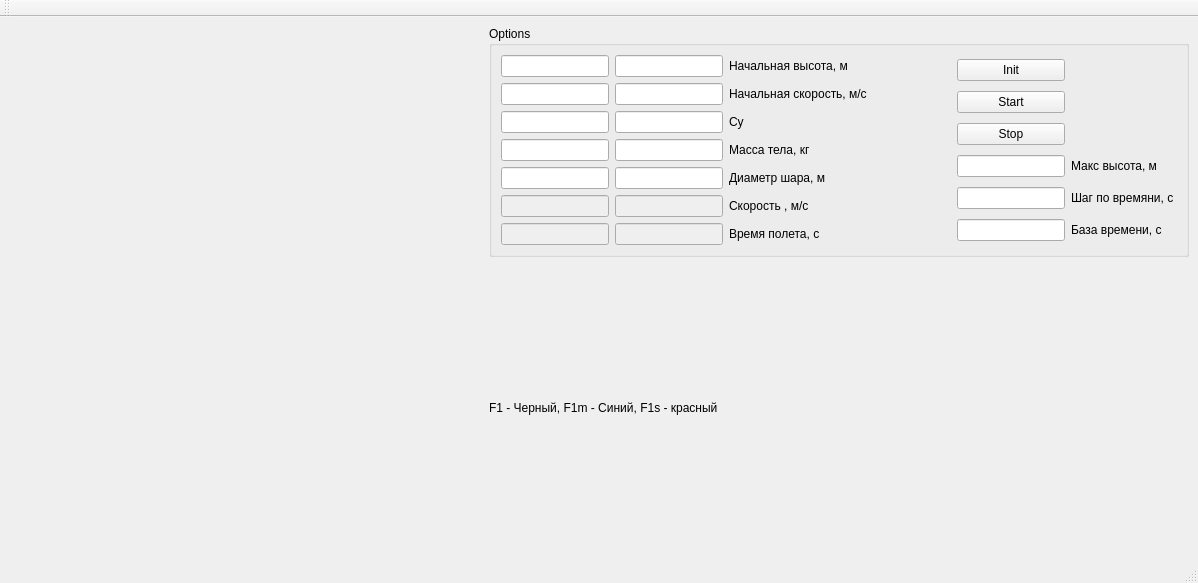
<?xml version="1.0" encoding="UTF-8"?>
<ui version="4.0">
 <class>MainWindow</class>
 <widget class="QMainWindow" name="MainWindow">
  <property name="geometry">
   <rect>
    <x>0</x>
    <y>0</y>
    <width>1198</width>
    <height>583</height>
   </rect>
  </property>
  <property name="sizePolicy">
   <sizepolicy hsizetype="Preferred" vsizetype="Preferred">
    <horstretch>0</horstretch>
    <verstretch>0</verstretch>
   </sizepolicy>
  </property>
  <property name="windowTitle">
   <string>MainWindow</string>
  </property>
  <widget class="QWidget" name="centralwidget">
   <layout class="QGridLayout" name="gridLayout_3">
    <item row="0" column="1">
     <widget class="QGroupBox" name="options">
      <property name="sizePolicy">
       <sizepolicy hsizetype="Maximum" vsizetype="Minimum">
        <horstretch>0</horstretch>
        <verstretch>0</verstretch>
       </sizepolicy>
      </property>
      <property name="title">
       <string>Options</string>
      </property>
      <layout class="QVBoxLayout" name="verticalLayout">
       <item>
        <layout class="QHBoxLayout" name="horizontalLayout">
         <item>
          <layout class="QGridLayout" name="gridLayout">
           <item row="3" column="2">
            <widget class="QLabel" name="label_4">
             <property name="text">
              <string>Масса тела, кг</string>
             </property>
            </widget>
           </item>
           <item row="5" column="2">
            <widget class="QLabel" name="label_6">
             <property name="text">
              <string>Скорость , м/с</string>
             </property>
            </widget>
           </item>
           <item row="2" column="1">
            <widget class="QLineEdit" name="Cy2">
             <property name="clearButtonEnabled">
              <bool>false</bool>
             </property>
            </widget>
           </item>
           <item row="0" column="2">
            <widget class="QLabel" name="label">
             <property name="text">
              <string>Начальная высота, м</string>
             </property>
            </widget>
           </item>
           <item row="0" column="0">
            <widget class="QLineEdit" name="Y01"/>
           </item>
           <item row="5" column="1">
            <widget class="QLineEdit" name="V2">
             <property name="enabled">
              <bool>false</bool>
             </property>
            </widget>
           </item>
           <item row="5" column="0">
            <widget class="QLineEdit" name="V1">
             <property name="enabled">
              <bool>false</bool>
             </property>
            </widget>
           </item>
           <item row="3" column="0">
            <widget class="QLineEdit" name="m1"/>
           </item>
           <item row="1" column="2">
            <widget class="QLabel" name="label_2">
             <property name="text">
              <string>Начальная скорость, м/с </string>
             </property>
            </widget>
           </item>
           <item row="3" column="1">
            <widget class="QLineEdit" name="m2"/>
           </item>
           <item row="4" column="0">
            <widget class="QLineEdit" name="D1"/>
           </item>
           <item row="4" column="2">
            <widget class="QLabel" name="label_5">
             <property name="text">
              <string>Диаметр шара, м</string>
             </property>
            </widget>
           </item>
           <item row="6" column="0">
            <widget class="QLineEdit" name="t1">
             <property name="enabled">
              <bool>false</bool>
             </property>
            </widget>
           </item>
           <item row="2" column="0">
            <widget class="QLineEdit" name="Cy1"/>
           </item>
           <item row="1" column="1">
            <widget class="QLineEdit" name="V02"/>
           </item>
           <item row="2" column="2">
            <widget class="QLabel" name="label_3">
             <property name="text">
              <string>Су</string>
             </property>
            </widget>
           </item>
           <item row="6" column="2">
            <widget class="QLabel" name="label_7">
             <property name="text">
              <string>Время полета, с</string>
             </property>
            </widget>
           </item>
           <item row="6" column="1">
            <widget class="QLineEdit" name="t2">
             <property name="enabled">
              <bool>false</bool>
             </property>
            </widget>
           </item>
           <item row="4" column="1">
            <widget class="QLineEdit" name="D2"/>
           </item>
           <item row="1" column="0">
            <widget class="QLineEdit" name="V01"/>
           </item>
           <item row="0" column="1">
            <widget class="QLineEdit" name="Y02"/>
           </item>
          </layout>
         </item>
         <item>
          <spacer name="horizontalSpacer">
           <property name="orientation">
            <enum>Qt::Horizontal</enum>
           </property>
           <property name="sizeType">
            <enum>QSizePolicy::Expanding</enum>
           </property>
           <property name="sizeHint" stdset="0">
            <size>
             <width>80</width>
             <height>20</height>
            </size>
           </property>
          </spacer>
         </item>
         <item>
          <layout class="QGridLayout" name="gridLayout_2">
           <item row="3" column="1">
            <widget class="QLabel" name="label_8">
             <property name="text">
              <string>Макс высота, м</string>
             </property>
            </widget>
           </item>
           <item row="5" column="1">
            <widget class="QLabel" name="label_10">
             <property name="text">
              <string>База времени, с</string>
             </property>
            </widget>
           </item>
           <item row="4" column="1">
            <widget class="QLabel" name="label_9">
             <property name="text">
              <string>Шаг по времяни, с </string>
             </property>
            </widget>
           </item>
           <item row="5" column="0">
            <widget class="QLineEdit" name="tBase"/>
           </item>
           <item row="0" column="0">
            <widget class="QPushButton" name="InitButton">
             <property name="text">
              <string>Init</string>
             </property>
            </widget>
           </item>
           <item row="2" column="0">
            <widget class="QPushButton" name="StopButton">
             <property name="text">
              <string>Stop</string>
             </property>
            </widget>
           </item>
           <item row="4" column="0">
            <widget class="QLineEdit" name="Deltat"/>
           </item>
           <item row="1" column="0">
            <widget class="QPushButton" name="StartButton">
             <property name="text">
              <string>Start</string>
             </property>
            </widget>
           </item>
           <item row="3" column="0">
            <widget class="QLineEdit" name="yBase"/>
           </item>
          </layout>
         </item>
        </layout>
       </item>
      </layout>
     </widget>
    </item>
    <item row="0" column="0" rowspan="4">
     <widget class="QCustomPlot" name="graph1" native="true">
      <property name="sizePolicy">
       <sizepolicy hsizetype="Expanding" vsizetype="Preferred">
        <horstretch>0</horstretch>
        <verstretch>0</verstretch>
       </sizepolicy>
      </property>
     </widget>
    </item>
    <item row="3" column="1">
     <widget class="QCustomPlot" name="graph3" native="true"/>
    </item>
    <item row="1" column="1">
     <widget class="QCustomPlot" name="graph2" native="true"/>
    </item>
    <item row="2" column="1">
     <widget class="QLabel" name="label_11">
      <property name="sizePolicy">
       <sizepolicy hsizetype="Preferred" vsizetype="Maximum">
        <horstretch>0</horstretch>
        <verstretch>0</verstretch>
       </sizepolicy>
      </property>
      <property name="text">
       <string>F1 - Черный, F1m - Синий, F1s - красный</string>
      </property>
     </widget>
    </item>
   </layout>
  </widget>
  <widget class="QMenuBar" name="menubar">
   <property name="geometry">
    <rect>
     <x>0</x>
     <y>0</y>
     <width>1198</width>
     <height>22</height>
    </rect>
   </property>
  </widget>
  <widget class="QStatusBar" name="statusbar"/>
  <widget class="QToolBar" name="toolBar">
   <property name="windowTitle">
    <string>toolBar</string>
   </property>
   <attribute name="toolBarArea">
    <enum>TopToolBarArea</enum>
   </attribute>
   <attribute name="toolBarBreak">
    <bool>false</bool>
   </attribute>
  </widget>
 </widget>
 <customwidgets>
  <customwidget>
   <class>QCustomPlot</class>
   <extends>QWidget</extends>
   <header>qcustomplot.h</header>
   <container>1</container>
  </customwidget>
 </customwidgets>
 <resources/>
 <connections/>
</ui>
